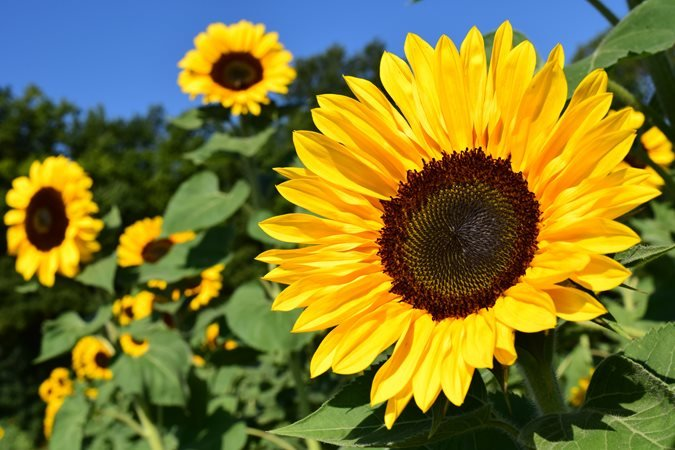
#> input picture data/sunflower.jpg, 675 x 450 px; the run also reads 2 pictures not shown here
$ jupyter execute --allow-errors 'Edges, Corners or Feature detection.ipynb'
#> lines starting #> are read from the running program, lines starting #| are printed output that depends on the picture; after the words box and inside, x2 and y2 are one past the last pixel; in counts of white or black regions, pixels touching at a corner belong together
# Feature Detection techniquesin Image Processing:

Edge detection is a technique of image processing used to identify points in a digital image with discontinuities, simply to say, sharp changes in the image brightness. These points where the image brightness varies sharply are called the edges (or boundaries) of the image.

## Edge Detection:

### Canny:

To detect the edges we use the most significant method called **Canny Edge Detector.**

The Canny edge detector is an edge detection operator that uses a multi-stage algorithm to detect a wide range of edges in  images.

Canny Edge detection is composed of 5 steps:

1. **Noise reduction** - to reduce noise from the image
2. **Gradient calculation** - to get the smoothened edges using gradient with respect to Sobel filter which is bit messy.
3. **Non-maximum suppression** - to get the edges from smoothening to thinning
4. **Double threshold** - to set the threshold by dividing into strong, weak , non-relevant pixels for the edges. used for                               getting perfect edges but with some noise
5. **Edge Tracking by Hysteresis** -  the hysteresis consists of transforming weak pixels into strong ones, if and only if at                                         least one of the pixels around the one being processed is a strong one

One last important thing to mention, is that the algorithm is based on grayscale pictures. Therefore, the pre-requisite is to **convert the image to grayscale**

Links: https://towardsdatascience.com/canny-edge-detection-step-by-step-in-python-computer-vision-b49c3a2d8123
      https://www.youtube.com/watch?v=sRFM5IEqR2w

[cell 1]
# importing library
import cv2
import matplotlib.pyplot as plt

# reading an image and converting it to grayscale using 0
image= cv2.imread("./data/sunflower.jpg", 0)
#> image: shape (450, 675); min 0, max 246, mean 113.6

#plotting the image
plt.title("Grayscale , shape: {}".format(image.shape))
plt.imshow(image, cmap= "gray")
plt.show()

[cell 2]
# Using Canny Edge Detector , cv2.Canny

# threshold1= first threshold for the hysteresis procedure.
# threshold2= second threshold for the hysteresis procedure.
# apertureSize= aperture/kernel size for the Sobel operator.
edge_image= cv2.Canny(image= image, threshold1= 100, threshold2= 200, apertureSize= 3)
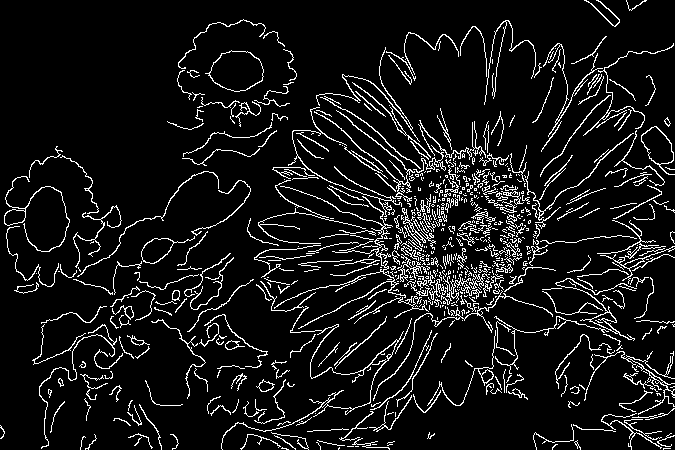
#> edge_image: shape (450, 675); 8.6% white in thin lines or dots

#plotting the images
fig = plt.figure(figsize = (12,12))

ax1 = fig.add_subplot(1,2,1)
ax1.set_title("Grayscale Image")
ax1.axis("off")
ax1.imshow(image,cmap= "gray")

ax2 = fig.add_subplot(1,2,2)
ax2.set_title("Edge image: using cv2.Canny")
ax2.axis("off")
ax2.imshow(edge_image,cmap= "gray")
plt.show()

## Corner Detection:

### cornerHarris:
The idea is to locate interest points where the surrounding neighbourhood shows edges in more than one direction. The basic idea of algorithm is to find the difference in intensity for a displacement of (u,v) in all directions

Harris corner detector is composed of 5 steps:

1. **Color image to Grayscale conversion** - Take the grayscale of the original image
2. **Spatial derivative calculation** -  Apply a Gaussian filter to smooth out any noise and Apply Sobel operator to find the x and                                      y gradient values for every pixel in the grayscale image
3. **Structure tensor setup** - For each pixel p in the grayscale image, consider a 3×3 window around it and compute the corner                                 strength function. Call this its Harris value.
4. **Harris response calculation** - Find all pixels that exceed a certain threshold and are the local maxima within a certain                                      window (to prevent redundant dupes of features)
5. **Find edges and corners using R** - For each pixel that meets the criteria in step 4, compute a feature descriptor.
   Edge : **r < 0**
   Corner : **r > 0**
   Flat: **r = 0**


Links: https://medium.com/data-breach/introduction-to-harris-corner-detector-32a88850b3f6
https://muthu.co/harris-corner-detector-implementation-in-python/

[cell 3]
# importing library
import cv2
import matplotlib.pyplot as plt
import numpy as np

# reading an image and convert into grayscale by using 0
biscuit_img_bgr= cv2.imread("./data/biscuit.jpg")
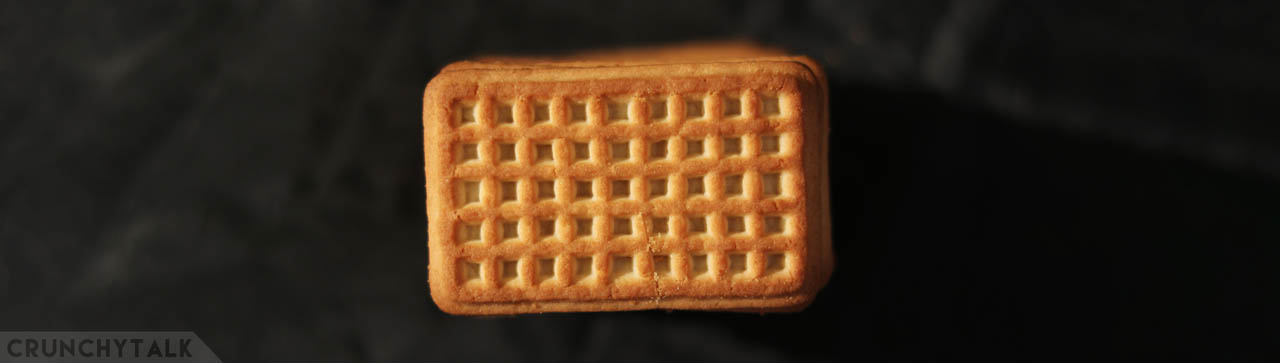
#> input picture data/biscuit.jpg, 1280 x 363 px
#> biscuit_img_bgr is the input picture: shape (363, 1280, 3); mean B, G, R 26.4, 40.8, 56

# convert from bgr to rgb
biscuit_img_rgb= cv2.cvtColor(biscuit_img_bgr, cv2.COLOR_BGR2RGB)

# slicing the image
biscuit_img_rgb= biscuit_img_rgb[60:300,400:820]
#> biscuit_img_rgb: shape (240, 420, 3)

# convert to grayscale
biscuit_img= cv2.cvtColor(biscuit_img_rgb, cv2.COLOR_RGB2GRAY)

# plotting the image
plt.title("Grayscale Image, shape: {}".format(biscuit_img.shape))
plt.imshow(biscuit_img,cmap= "gray")
plt.show()

[cell 4]
# using Harris corner detector, cv2.cornerHarris

# blockSize= Neighborhood size
# ksize= Aperture parameter for the Sobel operator.
# k= Harris detector free parameter.
detect_corners= cv2.cornerHarris(src= biscuit_img, blockSize= 2, ksize= 3, k= 0.02)

# dilate the points to enhance the corners
kernel= np.ones(shape= (5,5), dtype= np.uint8)
dst= cv2.dilate(detect_corners, kernel= kernel, iterations= 1)

# This value vary depending on the image and how many corners you want to detect
# Try changing this free parameter, 0.1, to be larger or smaller and see what happens
thresh = 0.1*dst.max()
#> thresh = 7.98e-05

# Create an image copy to draw corners on
corner_image = np.copy(biscuit_img_rgb)

# Iterate through all the corners and draw them on the image (if they pass the threshold)
for j in range(0, dst.shape[0]):
    for i in range(0, dst.shape[1]):
        if(dst[j,i] > thresh):
            # image, center pt, radius, color, thickness
            cv2.circle(img= corner_image, center= (i, j), radius= 3, color= (0,0,255), thickness= -1)
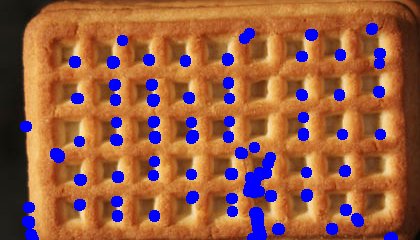
#> corner_image: shape (240, 420, 3); mean R, G, B 152.8, 93.3, 67

#plt.imshow(corner_image)


#plotting the images
fig = plt.figure(figsize = (12,12))

ax1 = fig.add_subplot(1,2,1)
ax1.set_title("Original Image")
ax1.axis("off")
ax1.imshow(biscuit_img_rgb,cmap= "gray")

ax2 = fig.add_subplot(1,2,2)
ax2.set_title("Corner Detected image: using cv2.cornerHarris")
ax2.axis("off")
ax2.imshow(corner_image,cmap= "gray")
plt.show()

### cornerMinEigenVal:
Calculates eigenvalues and eigenvectors of image blocks for corner detection.

* the derivatives are computed using the Sobel operator.
* it finds eigenvectors and eigenvalues of M and stores them in the destination image
* The output of the function can be used for robust edge or corner detection.

[cell 5]
# import library
import cv2
import matplotlib.pyplot as plt

# reading image
# reading an image and convert into grayscale by using 0
chess_img= cv2.imread("./data/chess_board.jpg",0)
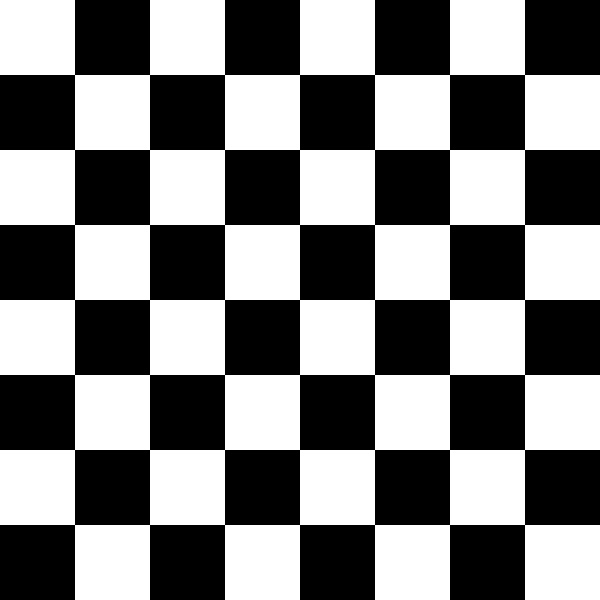
#> input picture data/chess_board.jpg, 600 x 600 px
#> chess_img is the input picture: shape (600, 600); min 0, max 255, mean 127.5


# plotting the image
plt.title("Grayscale Image, shape: {}".format(chess_img.shape))
plt.imshow(chess_img,cmap= "gray")
plt.show()

[cell 6]
# using cv2.cornerMinEigenVal

minEigenVal= cv2.cornerMinEigenVal(src= chess_img, blockSize= 2, ksize= 3)

# dilating to enhance rthe corners
kernel= np.ones(shape= (5,5), dtype= np.uint8)
dst= cv2.dilate(minEigenVal, kernel= kernel, iterations= 1)
#> dst: shape (600, 600) float32

# plotting the image
plt.imshow(dst, cmap= "gray")
plt.show()

### goodFeaturesToTrack:
**Shi-Tomasi Corner Detection Method:**

- basic intuition is that corners can be detected by looking for significant change in all direction.
- We consider a small window on the image then scan the whole image, looking for corners.
- Shifting this small window in any direction would result in a large change in appearance, if that particular window happens to be located as a corner.

Shi-Tomasi is almost similar to Harris Corner detector, apart from the way the score (R) is calculated. This gives a better result. Moreover, in this method, we can find the top N corners, which might be useful in case we don’t want to detect each and every corner.

link: https://medium.com/pixel-wise/detect-those-corners-aba0f034078b

[cell 7]
# importing library
import cv2
import matplotlib.pyplot as plt
import numpy as np

# reading an image and convert into grayscale by using 0
image= cv2.imread("./data/giraffe.jpg")

# convert from bgr to rgb
image_rgb= cv2.cvtColor(image, cv2.COLOR_BGR2RGB)

# slicing the image
#biscuit_img_rgb= biscuit_img_rgb[60:300,400:820]

# convert to grayscale
image_gray= cv2.cvtColor(image_rgb, cv2.COLOR_RGB2GRAY)

# plotting the image
plt.title("Grayscale Image, shape: {}".format(image_gray.shape))
plt.imshow(image_gray,cmap= "gray")
plt.show()

[cell 8]
# shi-tomasi corner detection
best_corners_st= cv2.goodFeaturesToTrack(image= image_gray, maxCorners= 1000, qualityLevel= 0.01, minDistance= 10)
#> best_corners_st = 129 rows, first 8: [74, 69], [81, 158], [91, 153], [95, 135], [74, 123], [117, 180], [107, 200], [82, 101]

# harris Corner Detection
best_corners_h= cv2.goodFeaturesToTrack(image= image_gray, maxCorners= 1000, qualityLevel= 0.01,
                                        minDistance= 10, useHarrisDetector= True, k= 0.04)
#> best_corners_h = 79 rows, first 8: [72, 65], [107, 200], [81, 159], [74, 123], [91, 153], [117, 180], [95, 135], [88, 88]


def draw_circles(orig_img, corners_coord):
    """drawing circles over the image using corner coordinates"""

    # converting to integer
    corners_coord= np.int0(corners_coord)
#> corners_coord has the same summary as best_corners_h outside draw_circles

    # copy of the grayscale biscuit image to draw corners over the image
    corners_image= orig_img.copy()

    for coord in corners_coord:
        x,y= coord.ravel()
        cv2.circle(corners_image, center= (x,y), radius= 3, color= (0,255,0), thickness= -1)
#> this loop made 79 passes
#> (x, y) on passes 1 to 12: (72, 65), (107, 200), (81, 159), (74, 123), (91, 153), (117, 180), (95, 135), (88, 88), (107, 113), (79, 149), (14, 63), (124, 132)
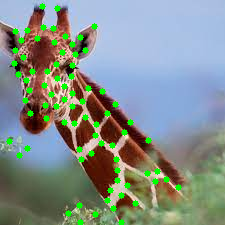
#> corners_image: shape (225, 225, 3); mean R, G, B 131.2, 143.4, 137.6

    return corners_image


# image using harris detector
draw_harris= draw_circles(image_rgb, best_corners_h)

#image using Shi-tomasi detector
draw_shi_tomasi= draw_circles(image_rgb, best_corners_st)
#> in draw_circles (call 2), `corners_coord= np.int0(corners_coord)`: corners_coord has the same summary as best_corners_st outside draw_circles
#> the loop in draw_circles (call 2), `for coord in corners_coord:` made 129 passes
#> after the loop in draw_circles (call 2), `for coord in corners_coord:`: corners_image: shape (225, 225, 3); mean R, G, B 127.6, 147.7, 135.1

# plotting the image
fig = plt.figure(figsize = (12,12))

ax1 = fig.add_subplot(1,3,1)
ax1.set_title("Original Image")
ax1.axis("off")
ax1.imshow(image_rgb)

ax2 = fig.add_subplot(1,3,2)
ax2.set_title("Harris corner detector")
ax2.axis("off")
ax2.imshow(draw_harris)


ax2 = fig.add_subplot(1,3,3)
ax2.set_title("Shi-tomasi corner detector")
ax2.axis("off")
ax2.imshow(draw_shi_tomasi)
plt.show()

Shi-Tomasi is a slightly better version after just changing the score formula. We detect corners for several applications : **image alignment, image stitching (remember the panorama feature on your phone camera?), object recognition, 3D reconstruction, motion tracking** and so on.

### preCornerDetect:
Calculates a feature map for corner detection.

[cell 9]
# import library
import cv2
import matplotlib.pyplot as plt

# Read an image
image_bgr= cv2.imread("./data/giraffe.jpg")

# convert to rgb
image_rgb= cv2.cvtColor(image_bgr, cv2.COLOR_BGR2RGB)

# convert to grayscale
image_gray= cv2.cvtColor(image_rgb, cv2.COLOR_RGB2GRAY)

# cv2.preCornerDetect
detect_corner= cv2.preCornerDetect(src= image_gray, ksize= 3)

#plotting the images
fig = plt.figure(figsize = (12,12))

ax1 = fig.add_subplot(1,2,1)
ax1.set_title("Original Image")
ax1.axis("off")
ax1.imshow(image_rgb)

ax2 = fig.add_subplot(1,2,2)
ax2.set_title("Feature map for corner detection: cv2.preCornerDetect")
ax2.axis("off")
ax2.imshow(detect_corner,cmap= "gray")
plt.show()

## Line detection:

### createLineSegmentDetector:
This function is used to detect the line segments from the given image. Lte's try it an see how the results are

LSD is a linear-time Line Segment Detector giving subpixel accurate results. It is designed to work on any digital image without parameter tuning. It controls its own number of false detections: on average

[cell 10]
# importing library
import cv2
import matplotlib.pyplot as plt
import numpy as np

# reading an image and convert to grayscale
image_bgr= cv2.imread("./data/boxes.jpg")
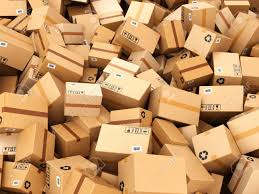
#> input picture data/boxes.jpg, 259 x 194 px
#> image_bgr is the input picture: shape (194, 259, 3); mean B, G, R 101.6, 150.5, 197.6

# conveting to RGB
image_rgb= cv2.cvtColor(image_bgr, cv2.COLOR_BGR2RGB)
#> image_rgb: shape (194, 259, 3)

# slicing the image
#image_rgb= image_rgb[60:300,400:820]

# converting to grayscale
image_gray= cv2.cvtColor(image_rgb, cv2.COLOR_RGB2GRAY)
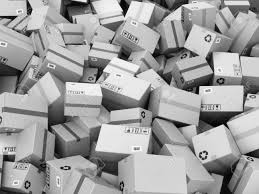
#> image_gray: shape (194, 259); min 0, max 253, mean 159


# creating class object for linesegment detector
lsd= cv2.createLineSegmentDetector()

lsd

It shows error as the function is removed in cv2 version: 4.1.1

- Good news! line segment detector is back in **opencv 4.5.4**. Can upgrade and try it.
-  May try to use **cv2.ximgproc.createFastLineDetector()** from contrib module.For those who got errors while calling the function form opencv, you need to have opencv-contrib-python to implement this code, not opencv-python.

[cell 11]
# creating an object of the function
fld= cv2.ximgproc.createFastLineDetector()

lines= fld.detect(image_gray) #Position 0 of the returned tuple are the detected lines
#> lines = 230 rows, first 6: [26.41, 14.02, 25.86, 0.00563], [28.43, 15.47, 14.93, 27.93], [27.65, 0.166, 32.2, 9.9], [42.82, 25.95, 49.25, 0.0626], [52.11, 0, 56.69, 10.14], [59.39, 13.94, 60.75, 0]

[cell 12]
# drawing lines on the object to visualize
result_img= image_rgb.copy()

draw_line= fld.drawSegments(result_img, lines, draw_arrow= False)

# plotting the image
fig = plt.figure(figsize = (12,12))

ax1 = fig.add_subplot(1,2,1)
ax1.set_title("Original Image, shape: {}".format(image_rgb.shape))
ax1.axis("off")
ax1.imshow(image_rgb)

ax2 = fig.add_subplot(1,2,2)
ax2.set_title("Line Segment Detector, shape: {}".format(result_img.shape))
ax2.axis("off")
ax2.imshow(draw_line)

plt.show()

### HoughLines:
The Hough transform (HT) can be used to detect lines, circles or other parametric curves.The goal of HoughLines is to find the location of lines in images.

It simply returns an array of (ρ,ϴ) values where ρ is measured in pixels and ϴ is measured in radians

The main advantage of the Hough transform technique is that it is tolerant of gaps in feature boundary descriptions and is relatively unaffected by image noise.

To apply the Houghline method, first an edge detection of the specific image is desirable.

Links: https://www.geeksforgeeks.org/line-detection-python-opencv-houghline-method/
https://stackoverflow.com/questions/16665742/a-good-approach-for-detecting-lines-in-an-image

[cell 13]
import cv2
import matplotlib.pyplot as plt
import numpy as np

# reading an image
image_bgr= cv2.imread("./data/playground.jpg")

# converting to grayscale and also to rgb
image_rgb= cv2.cvtColor(image_bgr, cv2.COLOR_BGR2RGB)
#> image_rgb: shape (960, 1280, 3)

image_gray= cv2.cvtColor(image_bgr, cv2.COLOR_BGR2GRAY)
#> image_gray: shape (960, 1280)

# plotting the image
plt.title("Image, shape: {}".format(image_rgb.shape))
plt.imshow(image_rgb)
plt.show()

[cell 14]
# Edge detection

#first lets perform gaussion blur to extract the edges
blured_img= cv2.GaussianBlur(src= image_gray, ksize= (5,5), sigmaX= 0, sigmaY= 0)
ret, thresh= cv2.threshold(src= blured_img, thresh= 180, maxval= 255, type= cv2.THRESH_BINARY)
#> thresh: shape (960, 1280); 2.9% white; 1196 white regions (1064 under 20 px), largest, box (x1, y1, x2, y2) and area: (883, 435, 1071, 701) 7642, (1117, 758, 1262, 928) 6626, (598, 41, 842, 362) 5979

# erode operation to remove blobs
kernel= cv2.getStructuringElement(shape= cv2.MORPH_RECT, ksize= (5,5))
#> kernel = [[1, 1, 1, 1, 1], [1, 1, 1, 1, 1], [1, 1, 1, 1, 1], [1, 1, 1, 1, 1], [1, 1, 1, 1, 1]]
close= cv2.morphologyEx(src= thresh, op= cv2.MORPH_CLOSE, kernel= kernel, iterations= 2)
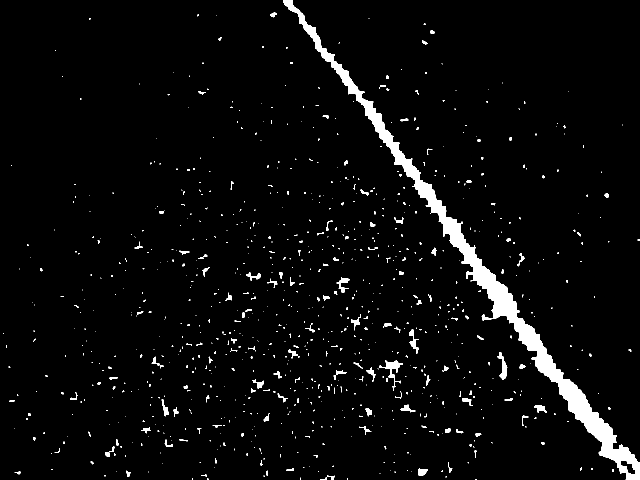
#> close: shape (960, 1280) (shown at 1/2 size); 3.6% white; 924 white regions (753 under 20 px), largest, box (x1, y1, x2, y2) and area: (566, 0, 1280, 960) 29680, (759, 720, 806, 782) 627, (994, 704, 1015, 759) 449

# Canny
#edge_img = cv2.Canny(thresh,threshold1= 100,threshold2= 200,apertureSize = 3)

# hough lines transform
# This returns an array of r and theta values
lines_hough = cv2.HoughLines(image= close,rho= 1,theta= np.pi/180, threshold= 200)
#> lines_hough = 147 rows, first 8: [-465, 2.51], [-475, 2.53], [-453, 2.5], [-493, 2.55], [-426, 2.48], [-430, 2.48], [-507, 2.57], [-505, 2.57]


#plt.imshow(edge_img,cmap="gray")

[cell 15]
plt.imshow(close,cmap="gray")

[cell 16]
lines_hough.shape
#> Out = (147, 1, 2)

[cell 17]
def draw_lines(image, lines):

    # mage copy
    result_image= image.copy()

    for r,theta in lines[0]:
        # Stores the value of cos(theta) in a
        a = np.cos(theta)

        # Stores the value of sin(theta) in b
        b = np.sin(theta)

        # x0 stores the value rcos(theta)
        x0 = a*r

        # y0 stores the value rsin(theta)
        y0 = b*r

        # x1 stores the rounded off value of (rcos(theta)-1000sin(theta))
        x1 = int(x0 + 1000*(-b))

        # y1 stores the rounded off value of (rsin(theta)+1000cos(theta))
        y1 = int(y0 + 1000*(a))

        # x2 stores the rounded off value of (rcos(theta)+1000sin(theta))
        x2 = int(x0 - 1000*(-b))

        # y2 stores the rounded off value of (rsin(theta)-1000cos(theta))
        y2 = int(y0 - 1000*(a))

        # cv2.line draws a line in img from the point(x1,y1) to (x2,y2).
        # (0,0,255) denotes the colour of the line to be #drawn. In this case, it is blue.
        cv2.line(img= result_image,pt1= (x1,y1),pt2= (x2,y2),color= (0,0,255),thickness= 5)
#> this loop made 1 pass
#> (r, theta, a, b, x0, y0, x1, y1) on pass 1: (-465, 2.51, -0.809, 0.588, 376.2, -273.3, -211, -1082)
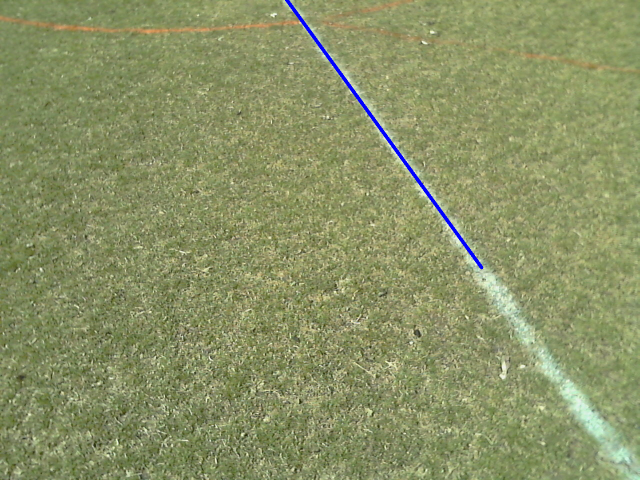
#> result_image: shape (960, 1280, 3) (shown at 1/2 size); mean R, G, B 138.3, 146.4, 101.7
    return result_image

[cell 18]
plt.title("cv2.HoughLines")
plt.imshow(draw_lines(image_rgb, lines_hough))
plt.show()

#### HoughLinesP:
Finds line segments in a binary image using the probabilistic Hough transform.
Function accepts single channel as input.

Two additional parameters added from houghlines:

**minLineLength**- Minimum line length. Line segments shorter than that are rejected.
**maxLineGap**- Maximum allowed gap between points on the same line to link them.

[cell 19]
import cv2
import matplotlib.pyplot as plt
import numpy as np

# reading an image
image_bgr= cv2.imread("./data/playground.jpg")

# converting to grayscale and also to rgb
image_rgb= cv2.cvtColor(image_bgr, cv2.COLOR_BGR2RGB)

image_gray= cv2.cvtColor(image_bgr, cv2.COLOR_BGR2GRAY)

# plotting the image
plt.title("Image, shape: {}".format(image_rgb.shape))
plt.imshow(image_rgb)
plt.show()

[cell 20]
# Edge detection

#first lets perform gaussion blur to extract the edges
blured_img= cv2.GaussianBlur(src= image_gray, ksize= (5,5), sigmaX= 0, sigmaY= 0)
ret, thresh= cv2.threshold(src= blured_img, thresh= 180, maxval= 255, type= cv2.THRESH_BINARY)

# erode operation to remove blobs
kernel= cv2.getStructuringElement(shape= cv2.MORPH_RECT, ksize= (5,5))
close= cv2.morphologyEx(src= thresh, op= cv2.MORPH_CLOSE, kernel= kernel, iterations= 2)


lines_houghProb= cv2.HoughLinesP(image= close, rho= 1, theta= np.pi/180, threshold= 100, minLineLength= 30, maxLineGap= 2)
#> lines_houghProb = 166 rows, first 6: [731, 221, 1240, 922], [596, 30, 710, 187], [576, 0, 642, 91], [730, 217, 1241, 921], [1043, 637, 1111, 731], [731, 223, 1240, 924]

result_image= image_rgb.copy()

for x in range(0, len(lines_houghProb)):
    for x1,y1,x2,y2 in lines_houghProb[x]:
        cv2.line(result_image,(x1,y1),(x2,y2),(0,0,255),1)
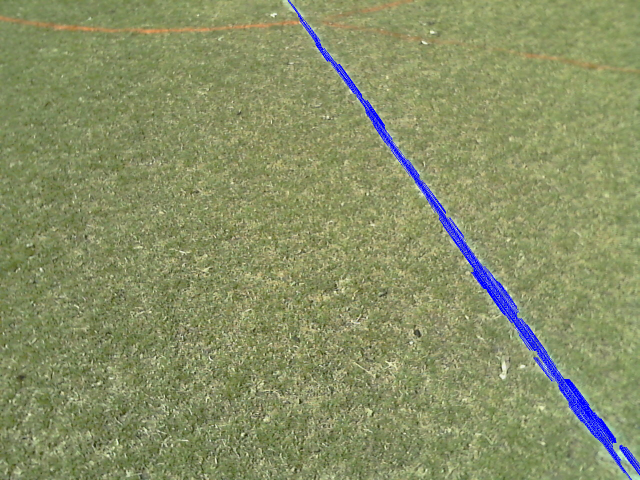
#> result_image: shape (960, 1280, 3) (shown at 1/2 size); mean R, G, B 136.4, 144.3, 102.5
